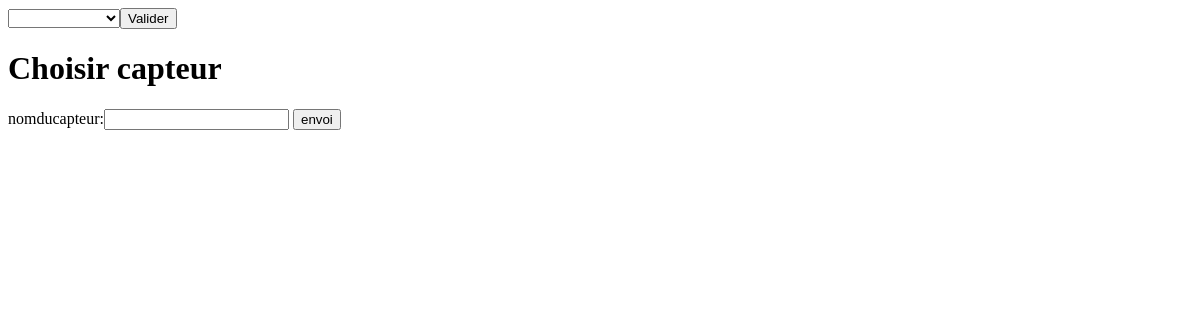
Before: /Catalogue/save.php with the older database file.
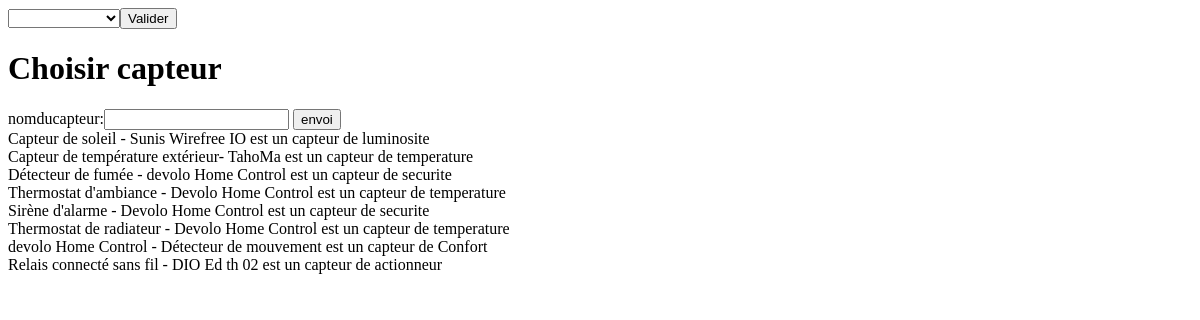
After: the same page with the newer database file.
### tables this page shows
CREATE TABLE IF NOT EXISTS `equipements_proposes_par_domisep` (
  `ID` int(11) NOT NULL AUTO_INCREMENT,
  `Lien_image` text NOT NULL,
  `Nom` varchar(255) NOT NULL,
  `Reference` text NOT NULL,
  `Prix` int(11) NOT NULL,
  `Caracteristiques` text NOT NULL,
  `Type_equipement` varchar(255) NOT NULL,
  `Categorie_equipement` varchar(255) NOT NULL,
  PRIMARY KEY (`ID`)
);

### Catalogue/save.php (the view, shortened to what this page needs)
<!DOCTYPE html>
<html>
    <head>
        <link rel="stylesheet" href="">
	</head>
	<body>
	<div id="menucatalogue">
		<form method="post" action="catalogue.php">
		<select name="choix">
			<option value=""></option>
    		<option value="temperature">Température</option>
    		 <input type="submit" value="Valider" />
		</select>
		</form>
		<h1>Choisir capteur</h1>
		<form method="post" action="catalogue.php">
		nomducapteur:<input type="text" name="capteur">
		<input type="submit" name="envoi" value="envoi">
	</form>
		<?php
			$bdd = new PDO('mysql:host=localhost;dbname=husv4;charset=utf8', 'root', '');
			switch ($_POST['choix'])
				{
				    case '':
				        $reponse = $bdd->query('SELECT * FROM equipements_proposes_par_domisep');
				        while ($donnees = $reponse->fetch())
				        {
				            echo $donnees['Nom']. ' est un capteur de ' .$donnees['Type_equipement'].'<br/>'  ;
				        }
				        break;
		        }
        ?>
        </div>
        <body>

Changed rows visible on the page:
added equipements_proposes_par_domisep: Nom "Capteur de soleil - Sunis Wirefree IO", Type_equipement "luminosite"
added equipements_proposes_par_domisep: Nom "Capteur de température extérieur- TahoMa", Type_equipement "temperature"
added equipements_proposes_par_domisep: Nom "Détecteur de fumée - devolo Home Control", Type_equipement "securite"
added equipements_proposes_par_domisep: Nom "Thermostat d'ambiance - Devolo Home Control", Type_equipement "temperature"
added equipements_proposes_par_domisep: Nom "Sirène d'alarme - Devolo Home Control", Type_equipement "securite"
added equipements_proposes_par_domisep: Nom "Thermostat de radiateur - Devolo Home Control", Type_equipement "temperature"
added equipements_proposes_par_domisep: Nom "devolo Home Control - Détecteur de mouvement", Type_equipement "Confort"
added equipements_proposes_par_domisep: Nom "Relais connecté sans fil - DIO Ed th 02", Type_equipement "actionneur"
